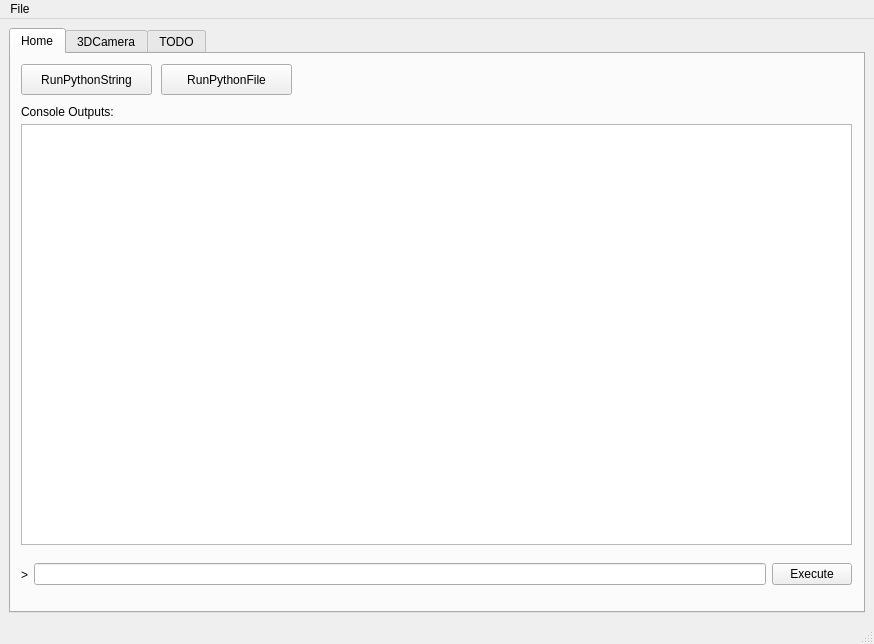
<?xml version="1.0" encoding="UTF-8"?>
<ui version="4.0">
 <class>MainWindow</class>
 <widget class="QMainWindow" name="MainWindow">
  <property name="geometry">
   <rect>
    <x>0</x>
    <y>0</y>
    <width>874</width>
    <height>644</height>
   </rect>
  </property>
  <property name="windowTitle">
   <string>MainWindow</string>
  </property>
  <widget class="QWidget" name="centralwidget">
   <layout class="QGridLayout" name="gridLayout">
    <item row="0" column="0">
     <widget class="QTabWidget" name="tabWidget">
      <property name="currentIndex">
       <number>0</number>
      </property>
      <widget class="QWidget" name="tabHome">
       <attribute name="title">
        <string>Home</string>
       </attribute>
       <widget class="QPushButton" name="btnRunPyFile">
        <property name="geometry">
         <rect>
          <x>150</x>
          <y>10</y>
          <width>131</width>
          <height>31</height>
         </rect>
        </property>
        <property name="text">
         <string>RunPythonFile</string>
        </property>
       </widget>
       <widget class="QLabel" name="label">
        <property name="geometry">
         <rect>
          <x>10</x>
          <y>50</y>
          <width>101</width>
          <height>16</height>
         </rect>
        </property>
        <property name="text">
         <string>Console Outputs:</string>
        </property>
       </widget>
       <widget class="QWidget" name="horizontalLayoutWidget">
        <property name="geometry">
         <rect>
          <x>10</x>
          <y>70</y>
          <width>831</width>
          <height>421</height>
         </rect>
        </property>
        <layout class="QHBoxLayout" name="horizontalLayout">
         <item>
          <widget class="QTextEdit" name="textEdit"/>
         </item>
        </layout>
       </widget>
       <widget class="QWidget" name="horizontalLayoutWidget_2">
        <property name="geometry">
         <rect>
          <x>10</x>
          <y>500</y>
          <width>831</width>
          <height>41</height>
         </rect>
        </property>
        <layout class="QHBoxLayout" name="horizontalLayout_2">
         <item>
          <widget class="QLabel" name="label_2">
           <property name="text">
            <string>&gt;</string>
           </property>
          </widget>
         </item>
         <item>
          <widget class="QLineEdit" name="lineEdit"/>
         </item>
         <item>
          <widget class="QPushButton" name="btnExecLine">
           <property name="text">
            <string>Execute</string>
           </property>
          </widget>
         </item>
        </layout>
       </widget>
       <widget class="QPushButton" name="btnRunPyString">
        <property name="geometry">
         <rect>
          <x>10</x>
          <y>10</y>
          <width>131</width>
          <height>31</height>
         </rect>
        </property>
        <property name="text">
         <string>RunPythonString</string>
        </property>
       </widget>
      </widget>
      <widget class="QWidget" name="tab3DCamera">
       <attribute name="title">
        <string>3DCamera</string>
       </attribute>
      </widget>
      <widget class="QWidget" name="tabTODO">
       <attribute name="title">
        <string>TODO</string>
       </attribute>
      </widget>
     </widget>
    </item>
   </layout>
  </widget>
  <widget class="QMenuBar" name="menubar">
   <property name="geometry">
    <rect>
     <x>0</x>
     <y>0</y>
     <width>874</width>
     <height>33</height>
    </rect>
   </property>
   <widget class="QMenu" name="menuFile">
    <property name="title">
     <string>File</string>
    </property>
    <addaction name="separator"/>
    <addaction name="actionExit"/>
   </widget>
   <addaction name="menuFile"/>
  </widget>
  <widget class="QStatusBar" name="statusbar"/>
  <action name="actionExit">
   <property name="text">
    <string>Exit</string>
   </property>
  </action>
  <action name="action1">
   <property name="text">
    <string>1</string>
   </property>
  </action>
 </widget>
 <resources/>
 <connections/>
</ui>
